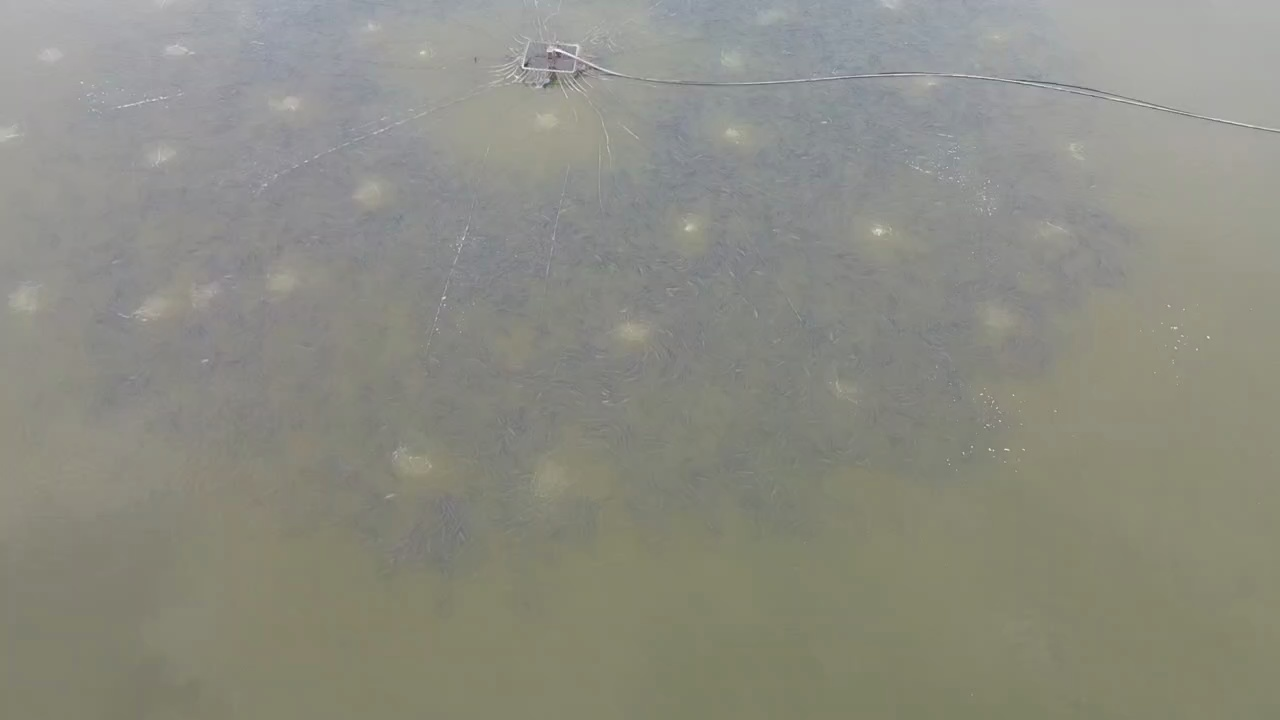
#> input picture 智慧鱼塘项目/计数系统/智慧渔业-鱼群计数系统/智慧渔业/dataset/raw_frames/352_frame_0005.jpg, 1280 x 720 px, found by its file name
$ python debug_352.py
#> lines starting #> are read from the running program, lines starting #| are printed output that depends on the picture; after the words box and inside, x2 and y2 are one past the last pixel; in counts of white or black regions, pixels touching at a corner belong together
#!/usr/bin/env python3
"""调试352视频的二值化效果"""
import cv2
import numpy as np
from pathlib import Path

img = cv2.imread("dataset/raw_frames/352_frame_0005.jpg")
#> img is the input picture: shape (720, 1280, 3); mean B, G, R 130.7, 140.8, 140.6
gray = cv2.cvtColor(img, cv2.COLOR_BGR2GRAY)
h, w = gray.shape
#> h = 720; w = 1280

b, g, r = cv2.split(img)
print(f"B均值: {b.mean():.1f}, G均值: {g.mean():.1f}, R均值: {r.mean():.1f}")
#| B均值: 130.7, G均值: 140.8, R均值: 140.6

results = []

# 1. 原始gray otsu (inverse=False，因为鱼群是浅色)
_, otsu = cv2.threshold(gray, 0, 255, cv2.THRESH_BINARY + cv2.THRESH_OTSU)
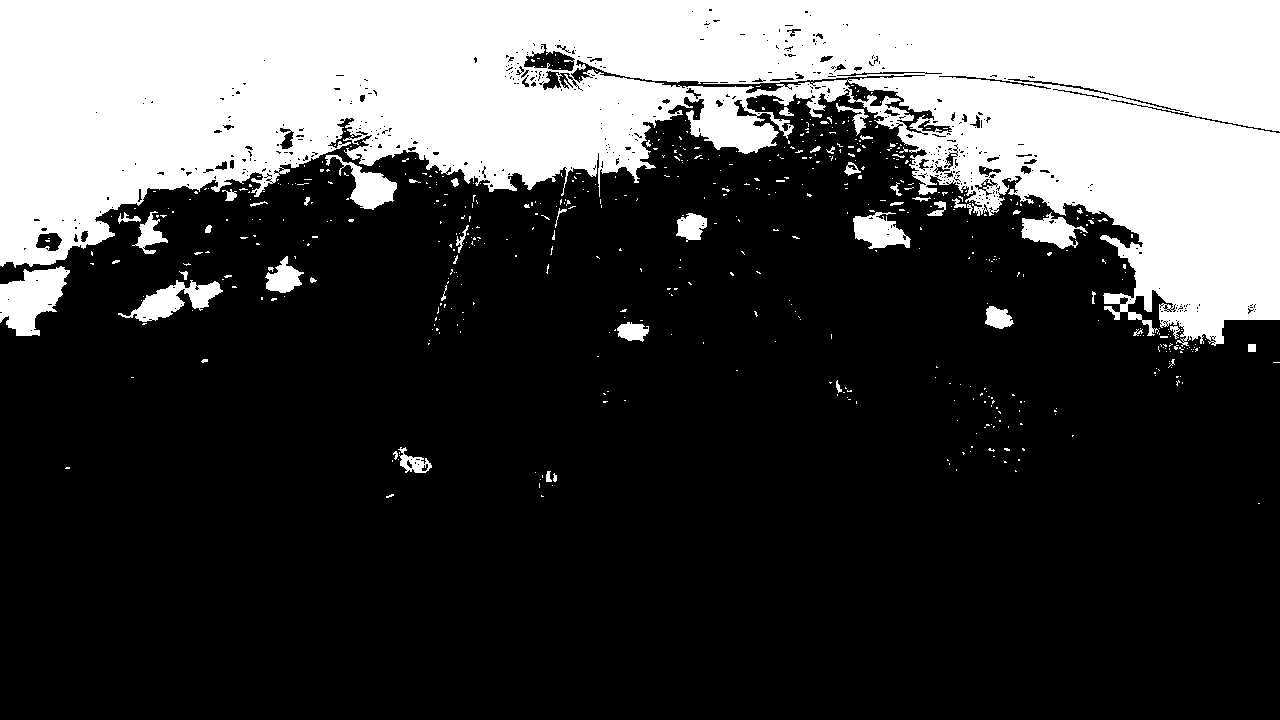
#> otsu: shape (720, 1280); 27.6% white; 588 white regions (536 under 20 px), largest, box (x1, y1, x2, y2) and area: (0, 0, 1280, 347) 238375, (0, 266, 70, 336) 2997, (118, 280, 223, 322) 1826
results.append(("otsu", otsu))

# 2. 高斯模糊后 otsu
blur = cv2.GaussianBlur(gray, (9,9), 0)
_, otsu2 = cv2.threshold(blur, 0, 255, cv2.THRESH_BINARY + cv2.THRESH_OTSU)
#> otsu2: shape (720, 1280); 29.4% white; 78 white regions (40 under 20 px), largest, box (x1, y1, x2, y2) and area: (0, 0, 1280, 360) 261551, (119, 264, 222, 324) 2299, (853, 209, 913, 256) 1627
results.append(("blur_otsu", otsu2))

# 3. 绿色通道 otsu
_, g_otsu = cv2.threshold(g, 0, 255, cv2.THRESH_BINARY + cv2.THRESH_OTSU)
#> g_otsu: shape (720, 1280); 27.2% white; 562 white regions (514 under 20 px), largest, box (x1, y1, x2, y2) and area: (0, 0, 1280, 360) 234732, (2, 268, 67, 336) 2646, (853, 212, 912, 256) 1360
results.append(("green_otsu", g_otsu))

# 4. CLAHE + otsu
clahe = cv2.createCLAHE(clipLimit=2.0, tileGridSize=(8,8))
enhanced = clahe.apply(gray)
_, otsu3 = cv2.threshold(enhanced, 0, 255, cv2.THRESH_BINARY + cv2.THRESH_OTSU)
#> otsu3: shape (720, 1280); 27.3% white; 1406 white regions (1227 under 20 px), largest, box (x1, y1, x2, y2) and area: (712, 0, 1280, 448) 101676, (0, 0, 794, 265) 95924, (0, 367, 187, 524) 15677
results.append(("clahe_otsu", otsu3))

# 5. 自适应阈值（检测局部亮点）
adapt = cv2.adaptiveThreshold(blur, 255, cv2.ADAPTIVE_THRESH_GAUSSIAN_C,
                               cv2.THRESH_BINARY, 25, -5)
#> adapt: shape (720, 1280); 0.28% white; 153 white regions (117 under 20 px), largest, box (x1, y1, x2, y2) and area: (546, 43, 623, 74) 379, (516, 38, 577, 75) 327, (1212, 117, 1254, 127) 73
results.append(("adapt_gauss", adapt))

# 6. Top-hat 检测亮斑
kernel = cv2.getStructuringElement(cv2.MORPH_ELLIPSE, (21, 21))
tophat = cv2.morphologyEx(gray, cv2.MORPH_TOPHAT, kernel)
_, tophat_thresh = cv2.threshold(tophat, 0, 255, cv2.THRESH_BINARY + cv2.THRESH_OTSU)
#> tophat_thresh: shape (720, 1280); 0.76% white; 458 white regions (422 under 20 px), largest, box (x1, y1, x2, y2) and area: (490, 36, 632, 99) 2232, (712, 73, 1280, 131) 1238, (166, 44, 188, 54) 152
results.append(("tophat_otsu", tophat_thresh))

# 7. 局部对比度归一化 + 阈值
gray_f = gray.astype(np.float32)
local_mean = cv2.blur(gray_f, (51, 51))
local_std = np.sqrt(cv2.blur((gray_f - local_mean)**2, (51, 51)))
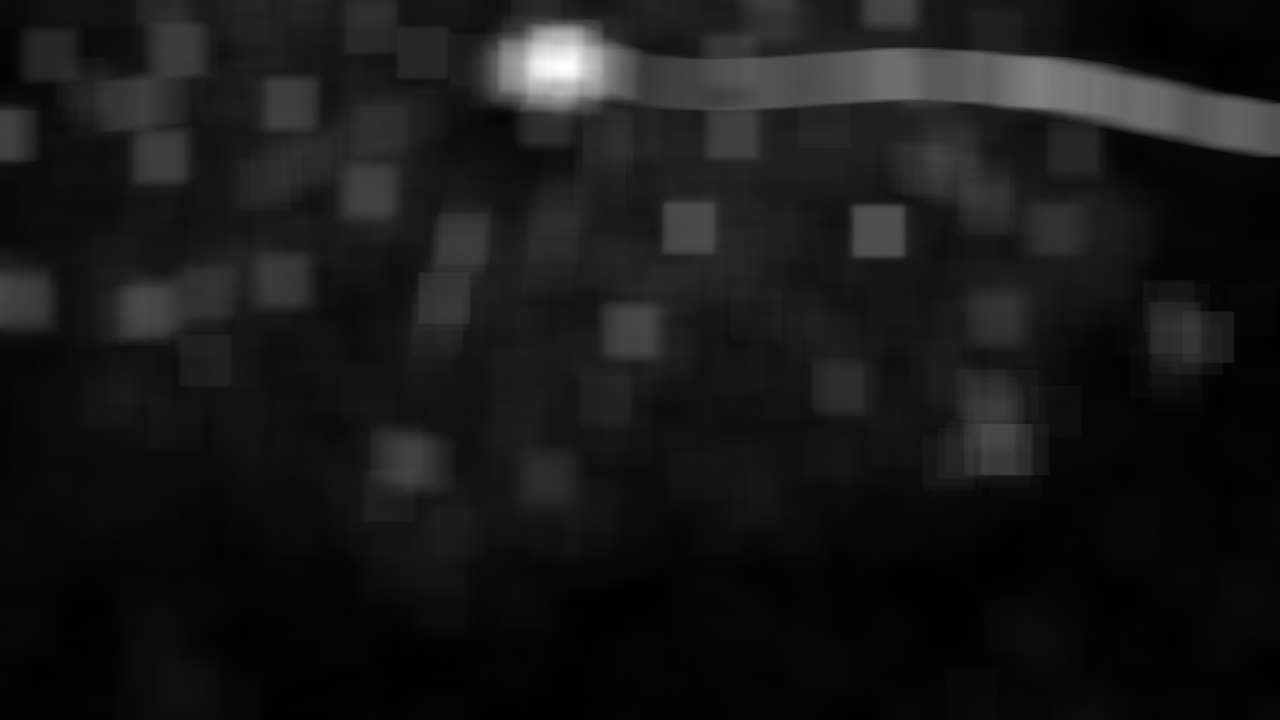
#> local_std: shape (720, 1280) float32; min 0.246, max 24.61, mean 2.6; drawn with min black and max white
local_std = np.maximum(local_std, 1.0)
norm = ((gray_f - local_mean) / local_std * 40 + 128).clip(0, 255).astype(np.uint8)
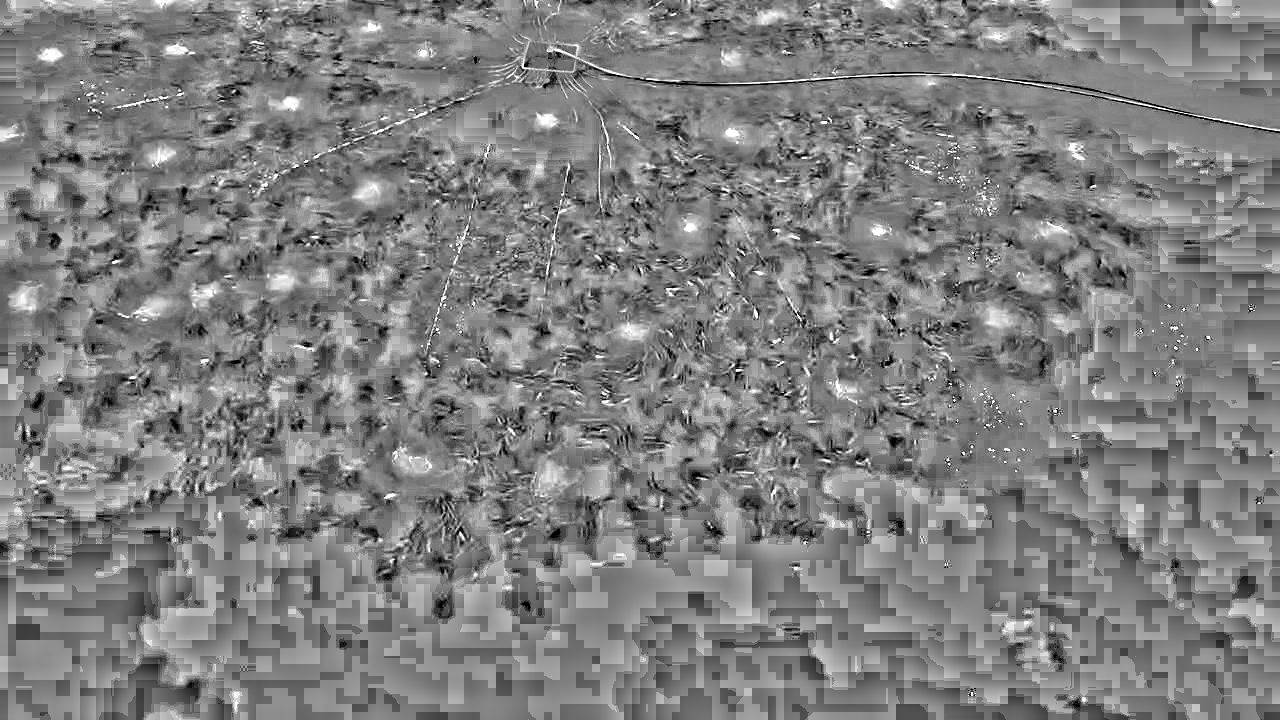
#> norm: shape (720, 1280); min 0, max 255, mean 127
_, norm_otsu = cv2.threshold(norm, 0, 255, cv2.THRESH_BINARY + cv2.THRESH_OTSU)
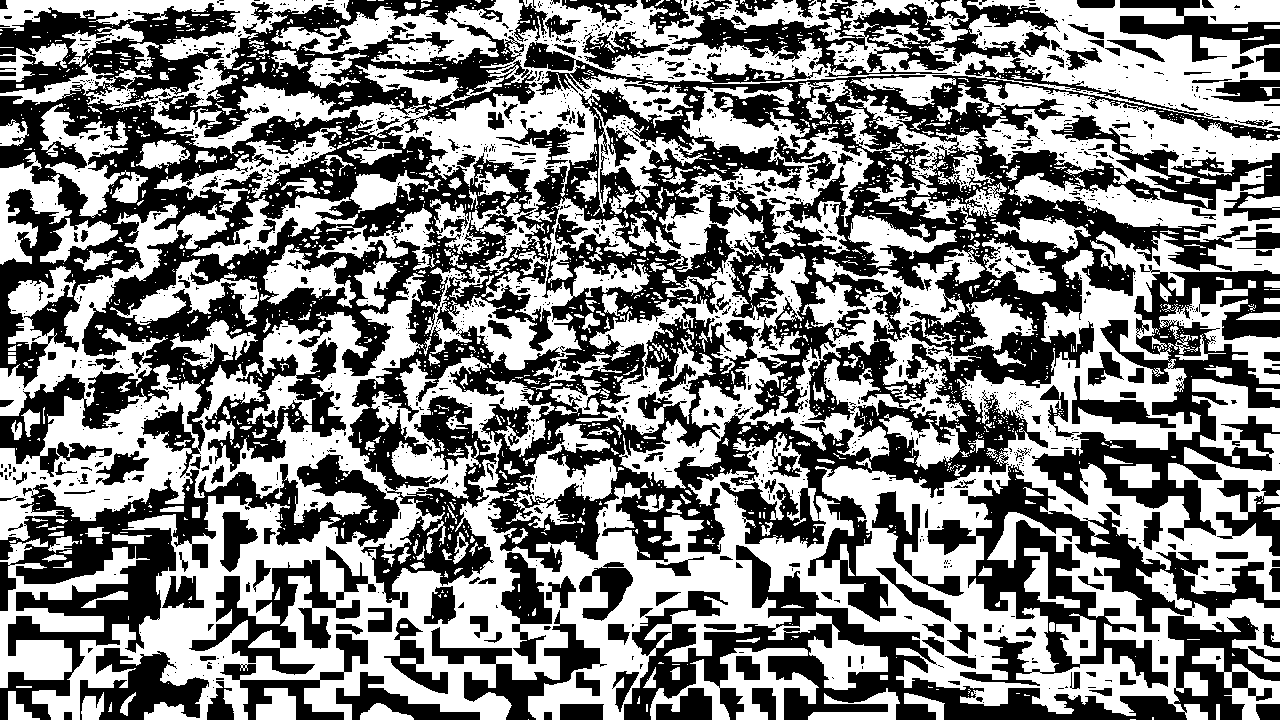
#> norm_otsu: shape (720, 1280); 51.2% white; 1603 black regions (1325 under 20 px), largest, box (x1, y1, x2, y2) and area: (0, 0, 1280, 720) 290556, (624, 545, 1280, 720) 28142, (927, 464, 1280, 688) 20848
results.append(("local_norm_otsu", norm_otsu))

# 8. 固定阈值（尝试不同值）
for t in [140, 150, 160]:
    _, fixed = cv2.threshold(gray, t, 255, cv2.THRESH_BINARY)
    results.append((f"fixed_{t}", fixed))
#> after the loop, results = 10 items

# 9. HSV V通道
hsv = cv2.cvtColor(img, cv2.COLOR_BGR2HSV)
#> hsv: shape (720, 1280, 3); mean H, S, V 45.3, 23.3, 142.1
v = cv2.split(hsv)[2]
_, v_otsu = cv2.threshold(v, 0, 255, cv2.THRESH_BINARY + cv2.THRESH_OTSU)
#> v_otsu: shape (720, 1280); 28.3% white; 568 white regions (507 under 20 px), largest, box (x1, y1, x2, y2) and area: (0, 0, 1280, 360) 244734, (2, 268, 67, 336) 2551, (118, 272, 224, 325) 2148
results.append(("hsv_v_otsu", v_otsu))

# 评估
print(f"\n{'='*70}")
print(f"{'方法':25s} | {'前景占比':>10s} | {'连通域数':>10s}")
print(f"{'='*70}")

vis_dir = Path("output/debug/352")
vis_dir.mkdir(parents=True, exist_ok=True)

for name, binary in results:
    fg = cv2.countNonZero(binary)
    ratio = fg / (h * w)

    # 形态学优化
    kernel_open = cv2.getStructuringElement(cv2.MORPH_ELLIPSE, (3,3))
    opened = cv2.morphologyEx(binary, cv2.MORPH_OPEN, kernel_open)
    kernel_close = cv2.getStructuringElement(cv2.MORPH_ELLIPSE, (7,7))
    closed = cv2.morphologyEx(opened, cv2.MORPH_CLOSE, kernel_close)

    num_labels, _, stats, _ = cv2.connectedComponentsWithStats(closed, connectivity=8)
    count = sum(1 for i in range(1, num_labels) if 20 < stats[i, cv2.CC_STAT_AREA] < 3000)

    print(f"{name:25s} | {ratio:>9.2%} | {count:>10d}")

    mask_3ch = cv2.cvtColor(binary, cv2.COLOR_GRAY2BGR)
    vis = np.hstack([img, mask_3ch])
    cv2.putText(vis, f"{name} ratio:{ratio:.2%} cnt:{count}", (10, 30),
                cv2.FONT_HERSHEY_SIMPLEX, 0.6, (0, 0, 255), 2)
    cv2.imwrite(str(vis_dir / f"{name}.jpg"), vis)
#> this loop made 11 passes
#> (name, fg, ratio, num_labels, count) on passes 1 to 11: ('otsu', 254728, 0.276, 74, 27), ('blur_otsu', 270736, 0.294, 47, 27), ('green_otsu', 250345, 0.272, 69, 26), ('clahe_otsu', 251996, 0.273, 216, 77), ('adapt_gauss', 2624, 0.00285, 79, 22), ('tophat_otsu', 6975, 0.00757, 76, 23), ('local_norm_otsu', 471661, 0.512, 143, 52), ('fixed_140', 349627, 0.379, 92, 26), ('fixed_150', 194127, 0.211, 79, 29), ('fixed_160', 86345, 0.0937, 62, 22), ('hsv_v_otsu', 260542, 0.283, 76, 29)
#| otsu                      |    27.64% |         27
#| blur_otsu                 |    29.38% |         27
#| green_otsu                |    27.16% |         26
#| clahe_otsu                |    27.34% |         77
#| adapt_gauss               |     0.28% |         22
#| tophat_otsu               |     0.76% |         23
#| local_norm_otsu           |    51.18% |         52
#| fixed_140                 |    37.94% |         26
#> (further printed lines are left out)
#> closed: shape (720, 1280); 28.8% white; 75 white regions (43 under 20 px), largest, box (x1, y1, x2, y2) and area: (0, 0, 1280, 363) 252265, (0, 268, 67, 336) 2654, (132, 272, 223, 323) 2173
#> opened: shape (720, 1280); 27.7% white; 167 white regions (108 under 20 px), largest, box (x1, y1, x2, y2) and area: (0, 0, 1280, 360) 241279, (2, 268, 67, 336) 2517, (132, 272, 223, 323) 2059
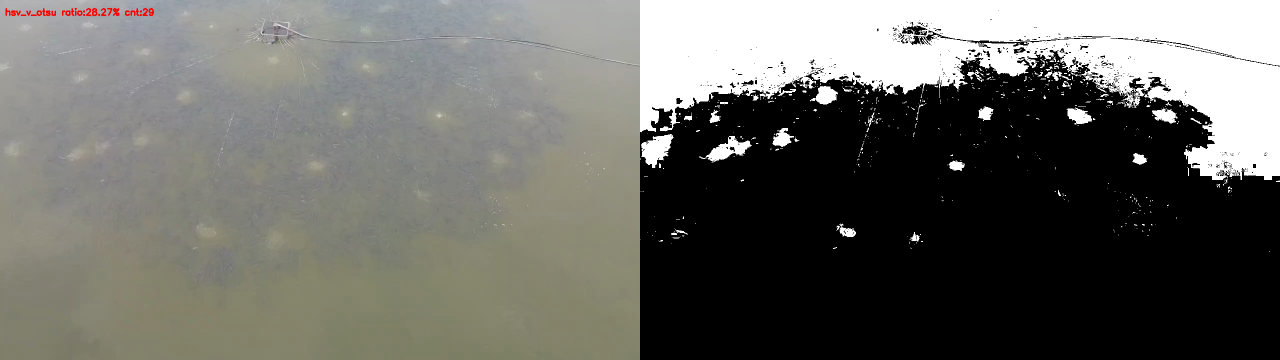
#> vis: shape (720, 2560, 3) (shown at 1/2 size); mean B, G, R 101.2, 106.3, 106.4

print(f"\n调试结果已保存至 {vis_dir}")

$ run again, with 智慧鱼塘项目/计数系统/智慧渔业-鱼群计数系统/智慧渔业/dataset/raw_frames/351_frame_0000.jpg copied over 智慧鱼塘项目/计数系统/智慧渔业-鱼群计数系统/智慧渔业/dataset/raw_frames/352_frame_0005.jpg
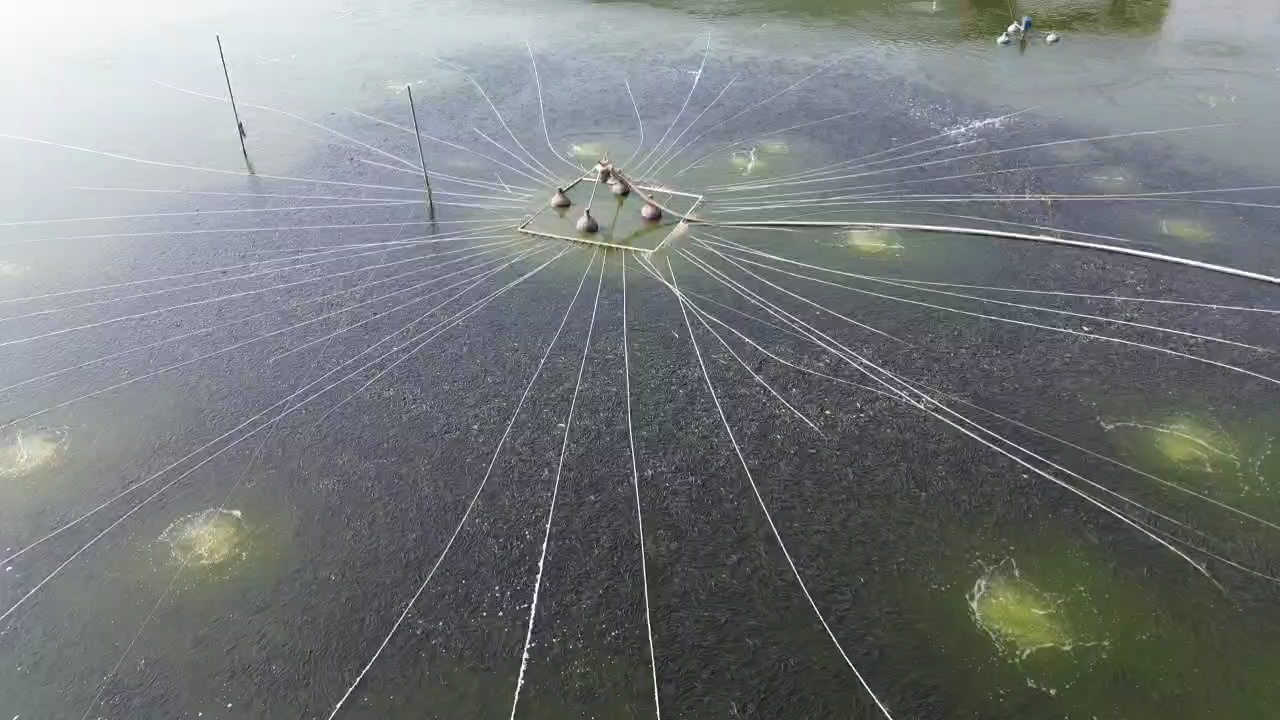
#> input picture 智慧鱼塘项目/计数系统/智慧渔业-鱼群计数系统/智慧渔业/dataset/raw_frames/351_frame_0000.jpg, 1280 x 720 px, found by its file name
#> img is the input picture: shape (720, 1280, 3); mean B, G, R 123.3, 122.3, 117.5
#| B均值: 123.3, G均值: 122.3, R均值: 117.5
#> `_, otsu = cv2.threshold(gray, 0, 255, cv2.THRESH_BINARY + cv2.THRESH_O..`:
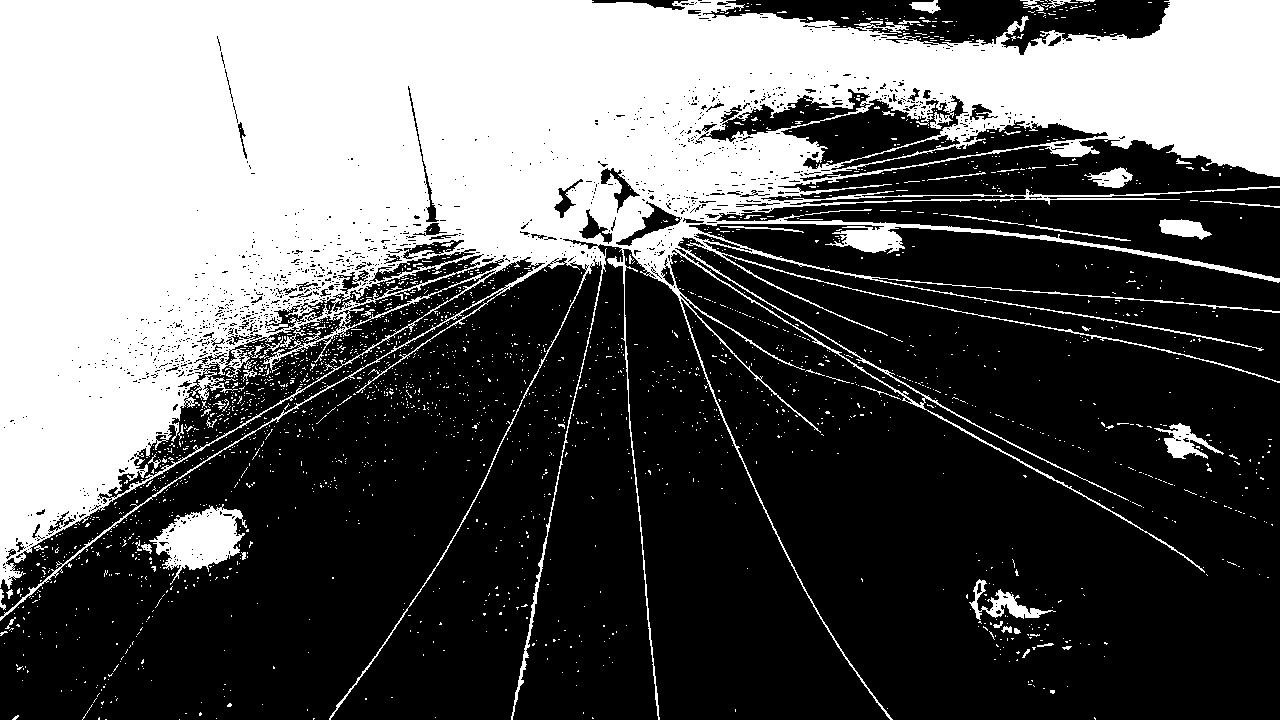
#> otsu: shape (720, 1280); 36.8% white; 2290 white regions (2234 under 20 px), largest, box (x1, y1, x2, y2) and area: (0, 0, 1280, 720) 323349, (149, 504, 247, 585) 3839, (969, 579, 1056, 620) 989
#> otsu2: shape (720, 1280); 37.1% white; 240 white regions (144 under 20 px), largest, box (x1, y1, x2, y2) and area: (0, 0, 1280, 609) 325709, (136, 506, 244, 578) 4345, (1157, 423, 1221, 458) 1110
#> g_otsu: shape (720, 1280); 37.1% white; 2245 white regions (2186 under 20 px), largest, box (x1, y1, x2, y2) and area: (0, 0, 1280, 720) 323412, (148, 504, 250, 585) 4075, (969, 579, 1056, 651) 2210
#> otsu3: shape (720, 1280); 32.5% white; 6789 white regions (6544 under 20 px), largest, box (x1, y1, x2, y2) and area: (0, 0, 1280, 720) 244727, (140, 504, 256, 591) 5011, (965, 575, 1073, 659) 4233
#> adapt: shape (720, 1280); 7.7% white; 1679 white regions (1173 under 20 px), largest, box (x1, y1, x2, y2) and area: (633, 255, 893, 720) 4037, (719, 219, 1280, 283) 2686, (328, 249, 598, 720) 2226
#> tophat_thresh: shape (720, 1280); 8.3% white in thin lines or dots
#> norm_otsu: shape (720, 1280); 22.2% white; 10422 white regions (9426 under 20 px), largest, box (x1, y1, x2, y2) and area: (323, 6, 1128, 173) 20263, (0, 214, 1280, 720) 11933, (233, 68, 617, 230) 6863
#> after the loop `for t in [140, 150, 160]:`: results = 10 items
#> hsv: shape (720, 1280, 3); mean H, S, V 88.2, 26.2, 127.3
#> v_otsu: shape (720, 1280); 39.4% white; 2326 white regions (2274 under 20 px), largest, box (x1, y1, x2, y2) and area: (0, 0, 1280, 720) 344743, (152, 504, 247, 585) 3730, (969, 579, 1056, 635) 1683
#> the loop `for name, binary in results:` made 11 passes
#> (name, fg, ratio, num_labels, count) on passes 1 to 8: ('otsu', 339189, 0.368, 259, 62), ('blur_otsu', 342042, 0.371, 131, 61), ('green_otsu', 341581, 0.371, 248, 61), ('clahe_otsu', 299331, 0.325, 648, 168), ('adapt_gauss', 71222, 0.0773, 907, 385), ('tophat_otsu', 76353, 0.0828, 543, 179), ('local_norm_otsu', 204685, 0.222, 1471, 594), ('fixed_140', 302508, 0.328, 224, 50)
#> (printed output is left out)
#> after the loop `for name, binary in results:`:
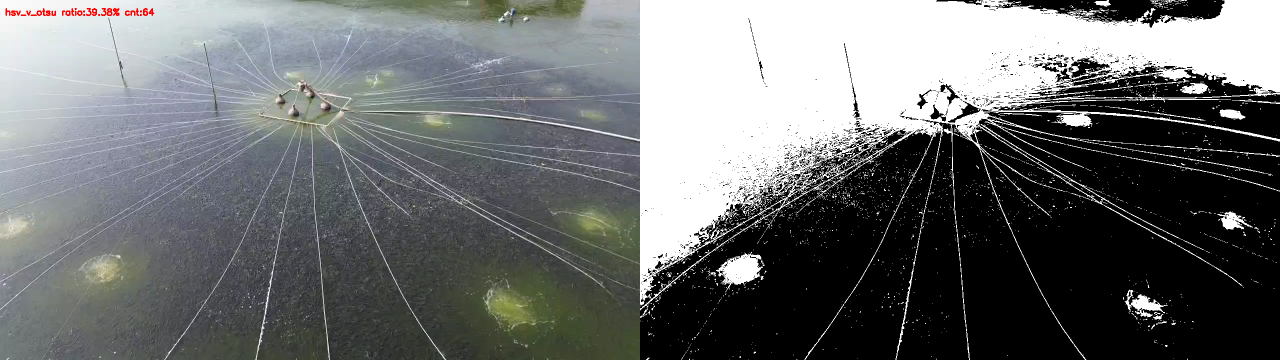
#> vis: shape (720, 2560, 3) (shown at 1/2 size); mean B, G, R 111.6, 111.1, 109
